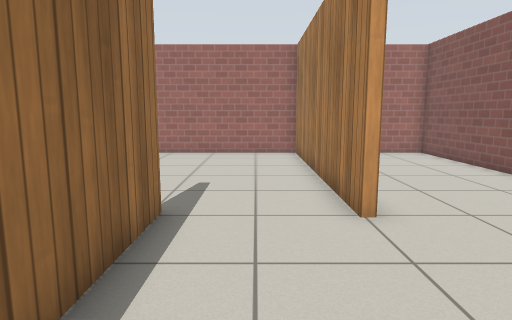
View 1 (above)

14 first-person views from a walk through a world built for the Gazebo simulator. The camera is 0.94 m above the floor, tilts 8° down and sees 75° across. The floor is counted in squares, 0.5 m on a side. Each view is taken from the middle of a square. On the plan, view 1 faces up. The plan holds only what a view shows up to about 17 squares ahead; the rest is blank. The place goes on beyond the plan. Simple patterns stand in for the simulator's built-in surfaces.

View 2
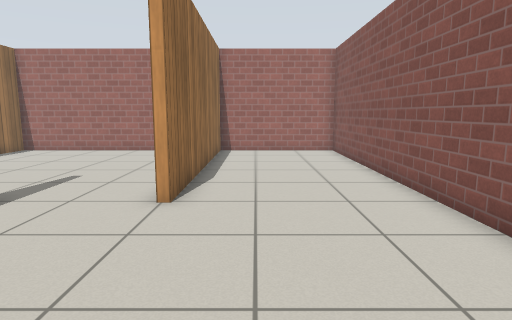

View 3
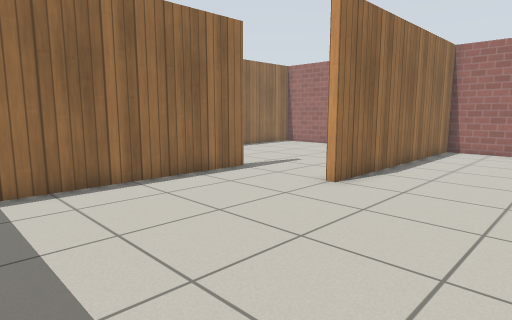

View 4
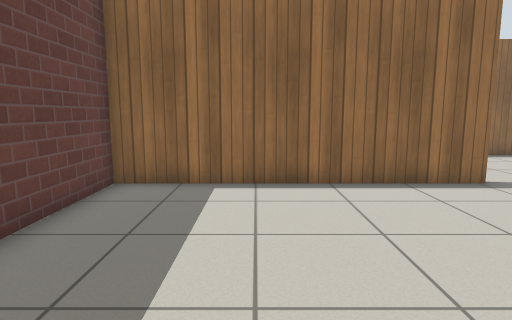

View 5
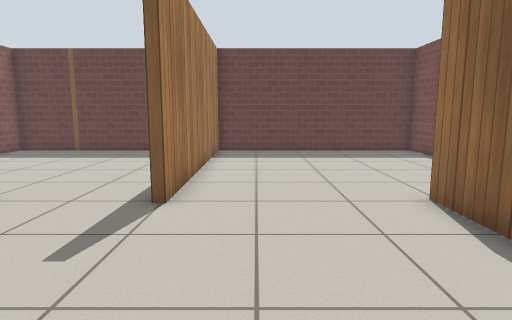

View 6
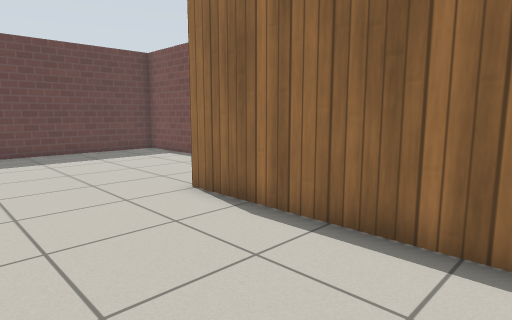

View 7
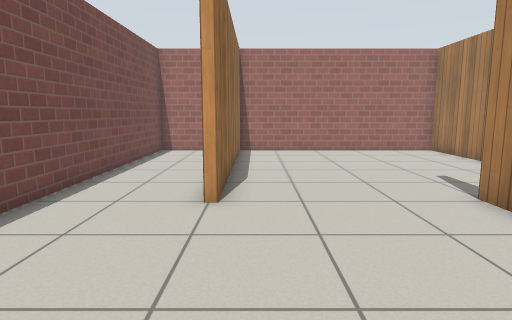

View 8
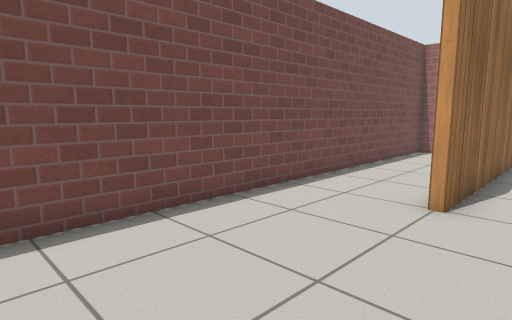

View 9
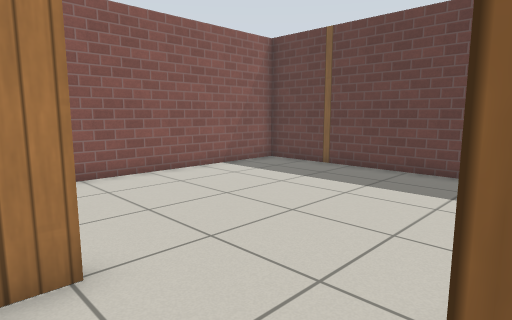

View 10
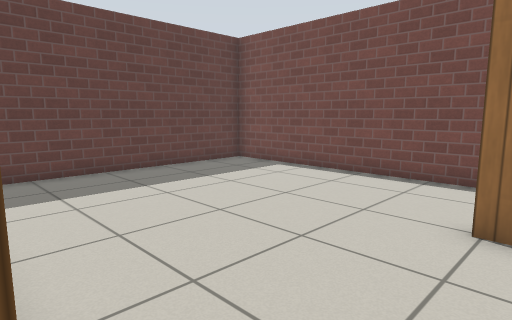

View 11
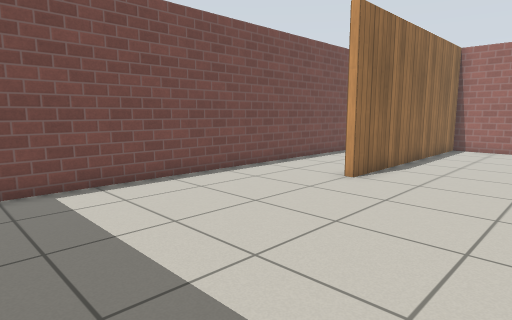

View 12
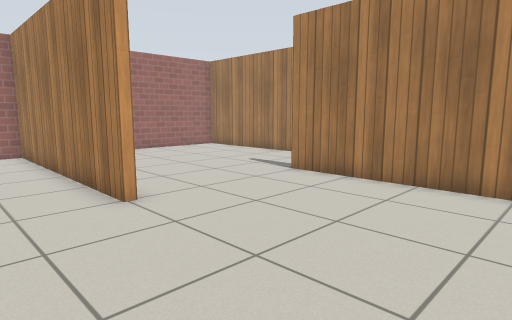

View 13
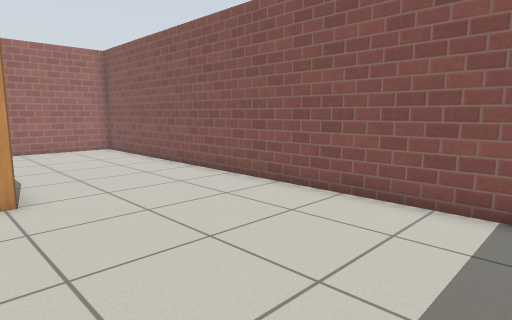

View 14
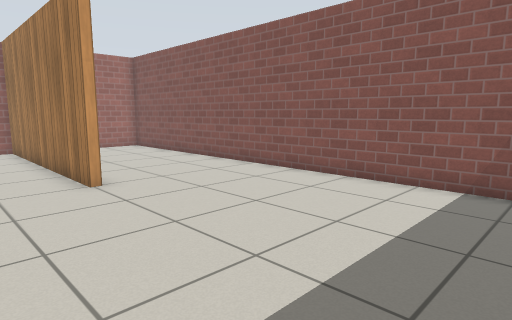

### Floor plan
Ten units are one square. View 1 is at (0, 0); x grows to the right and y downward. Boxes are objects, and circles mark ways between rooms. Rooms are numbered by the first view taken in them; rooms with no view inside come last. Other rooms are left out.
<svg viewBox="-123 -164 207 207">
<path fill="none" stroke="#000" d="M-18 -63 -18 38 79 38 79 -159 22 -159 22 -58M19 -58 19 -159 -78 -159 -78 -58M-81 -58 -81 -159 -118 -159 -118 38 -21 38 -21 -63"/>
<circle cx="0" cy="-60" r="3" fill="#2a7"/>
<circle cx="-50" cy="-60" r="3" fill="#2a7"/>
<text x="40" y="-50">1</text>
<text x="-30" y="-110">2</text>
<text x="-80" y="-40">3</text>
</svg>
Room 1 opens to room 2. Room 2 opens to room 3.

Where each view was taken, in squares from view 1:
view 1: 0 up, 0 right, facing up
view 2: 1 down, 4 right, facing up
view 3: 2 down, 7 right, facing up-left
view 4: 0 up, 7 right, facing left
view 5: 13 up, 4 left, facing down
view 6: 13 up, 3 left, facing down-left
view 7: 1 down, 7 left, facing up
view 8: 1 down, 6 left, facing up-left
view 9: 7 up, 2 left, facing down-right
view 10: 7 up, 2 left, facing down-left
view 11: 3 down, 3 left, facing up-left
view 12: 1 down, 11 left, facing up-right
view 13: 2 down, 1 right, facing up-right
view 14: 3 down, 1 left, facing up-right
